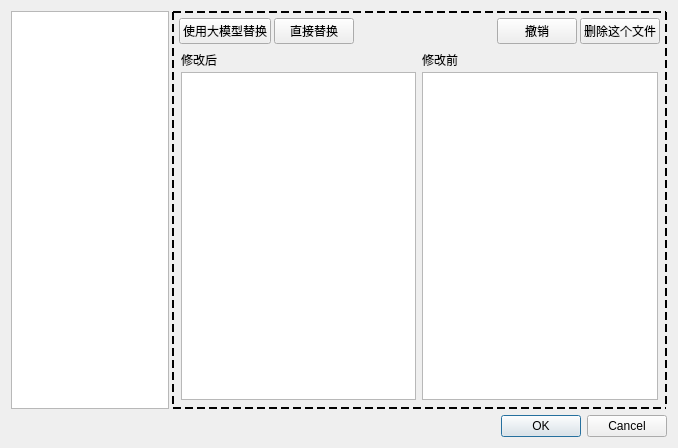
<?xml version="1.0" encoding="UTF-8"?>
<ui version="4.0">
 <class>Dialog</class>
 <widget class="QDialog" name="Dialog">
  <property name="geometry">
   <rect>
    <x>0</x>
    <y>0</y>
    <width>678</width>
    <height>448</height>
   </rect>
  </property>
  <property name="windowTitle">
   <string>Dialog</string>
  </property>
  <layout class="QVBoxLayout" name="verticalLayout">
   <item>
    <widget class="QWidget" name="widget" native="true">
     <layout class="QHBoxLayout" name="horizontalLayout">
      <property name="spacing">
       <number>3</number>
      </property>
      <property name="leftMargin">
       <number>0</number>
      </property>
      <property name="topMargin">
       <number>0</number>
      </property>
      <property name="rightMargin">
       <number>0</number>
      </property>
      <property name="bottomMargin">
       <number>0</number>
      </property>
      <item>
       <widget class="QListWidget" name="listWidget">
        <property name="minimumSize">
         <size>
          <width>100</width>
          <height>0</height>
         </size>
        </property>
        <property name="maximumSize">
         <size>
          <width>200</width>
          <height>16777215</height>
         </size>
        </property>
       </widget>
      </item>
      <item>
       <widget class="QWidget" name="rightBaseWidget" native="true">
        <property name="styleSheet">
         <string notr="true">#rightBaseWidget{border: 2px dashed black;}</string>
        </property>
        <layout class="QVBoxLayout" name="verticalLayout_2">
         <property name="spacing">
          <number>3</number>
         </property>
         <property name="leftMargin">
          <number>6</number>
         </property>
         <property name="topMargin">
          <number>6</number>
         </property>
         <property name="rightMargin">
          <number>6</number>
         </property>
         <property name="bottomMargin">
          <number>6</number>
         </property>
         <item>
          <widget class="QWidget" name="widget_2" native="true">
           <property name="sizePolicy">
            <sizepolicy hsizetype="Preferred" vsizetype="Maximum">
             <horstretch>0</horstretch>
             <verstretch>0</verstretch>
            </sizepolicy>
           </property>
           <layout class="QHBoxLayout" name="horizontalLayout_3">
            <property name="spacing">
             <number>3</number>
            </property>
            <property name="leftMargin">
             <number>1</number>
            </property>
            <property name="topMargin">
             <number>1</number>
            </property>
            <property name="rightMargin">
             <number>1</number>
            </property>
            <property name="bottomMargin">
             <number>1</number>
            </property>
            <item>
             <widget class="QPushButton" name="replaceWithLLMButton">
              <property name="text">
               <string>使用大模型替换</string>
              </property>
             </widget>
            </item>
            <item>
             <widget class="QPushButton" name="forceReplaceButton">
              <property name="text">
               <string>直接替换</string>
              </property>
             </widget>
            </item>
            <item>
             <spacer name="horizontalSpacer_2">
              <property name="orientation">
               <enum>Qt::Horizontal</enum>
              </property>
              <property name="sizeHint" stdset="0">
               <size>
                <width>40</width>
                <height>20</height>
               </size>
              </property>
             </spacer>
            </item>
            <item>
             <widget class="QPushButton" name="cancelButton">
              <property name="text">
               <string>撤销</string>
              </property>
             </widget>
            </item>
            <item>
             <widget class="QPushButton" name="delHistoryButton">
              <property name="text">
               <string>删除这个文件</string>
              </property>
             </widget>
            </item>
           </layout>
          </widget>
         </item>
         <item>
          <widget class="QWidget" name="widget_3" native="true">
           <layout class="QHBoxLayout" name="horizontalLayout_4">
            <property name="leftMargin">
             <number>3</number>
            </property>
            <property name="topMargin">
             <number>3</number>
            </property>
            <property name="rightMargin">
             <number>3</number>
            </property>
            <property name="bottomMargin">
             <number>3</number>
            </property>
            <item>
             <widget class="QWidget" name="widget_4" native="true">
              <layout class="QVBoxLayout" name="verticalLayout_3">
               <property name="spacing">
                <number>3</number>
               </property>
               <property name="leftMargin">
                <number>0</number>
               </property>
               <property name="topMargin">
                <number>0</number>
               </property>
               <property name="rightMargin">
                <number>0</number>
               </property>
               <property name="bottomMargin">
                <number>0</number>
               </property>
               <item>
                <widget class="QLabel" name="label">
                 <property name="text">
                  <string>修改后</string>
                 </property>
                </widget>
               </item>
               <item>
                <widget class="QTextEdit" name="replacedTextEdit"/>
               </item>
              </layout>
             </widget>
            </item>
            <item>
             <widget class="QWidget" name="widget_5" native="true">
              <layout class="QVBoxLayout" name="verticalLayout_4">
               <property name="spacing">
                <number>3</number>
               </property>
               <property name="leftMargin">
                <number>0</number>
               </property>
               <property name="topMargin">
                <number>0</number>
               </property>
               <property name="rightMargin">
                <number>0</number>
               </property>
               <property name="bottomMargin">
                <number>0</number>
               </property>
               <item>
                <widget class="QLabel" name="label_2">
                 <property name="text">
                  <string>修改前</string>
                 </property>
                </widget>
               </item>
               <item>
                <widget class="QTextEdit" name="originTextEdit"/>
               </item>
              </layout>
             </widget>
            </item>
           </layout>
          </widget>
         </item>
        </layout>
       </widget>
      </item>
     </layout>
    </widget>
   </item>
   <item>
    <widget class="QDialogButtonBox" name="confirmButtonBox">
     <property name="orientation">
      <enum>Qt::Horizontal</enum>
     </property>
     <property name="standardButtons">
      <set>QDialogButtonBox::Cancel|QDialogButtonBox::Ok</set>
     </property>
    </widget>
   </item>
  </layout>
 </widget>
 <resources/>
 <connections>
  <connection>
   <sender>confirmButtonBox</sender>
   <signal>accepted()</signal>
   <receiver>Dialog</receiver>
   <slot>accept()</slot>
   <hints>
    <hint type="sourcelabel">
     <x>248</x>
     <y>254</y>
    </hint>
    <hint type="destinationlabel">
     <x>157</x>
     <y>274</y>
    </hint>
   </hints>
  </connection>
  <connection>
   <sender>confirmButtonBox</sender>
   <signal>rejected()</signal>
   <receiver>Dialog</receiver>
   <slot>reject()</slot>
   <hints>
    <hint type="sourcelabel">
     <x>316</x>
     <y>260</y>
    </hint>
    <hint type="destinationlabel">
     <x>286</x>
     <y>274</y>
    </hint>
   </hints>
  </connection>
 </connections>
</ui>
